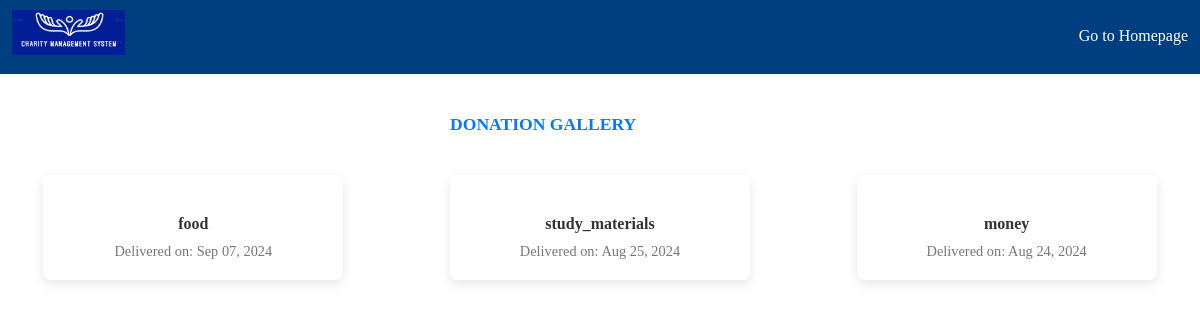
The page /gallery/ on the database as committed earlier.
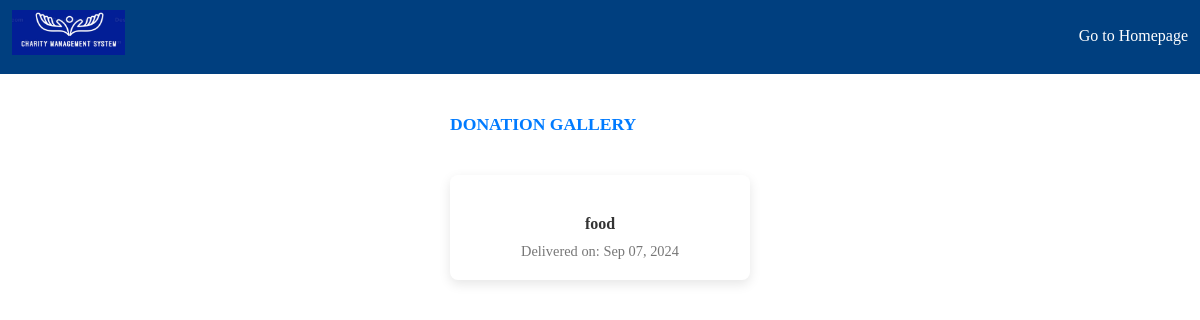
The same page on the database as committed later.
### donor_management/models.py (models this page shows, shortened)
class Donation_Gallery(models.Model):
    donation = models.ForeignKey(Donation, on_delete=models.CASCADE)
    delivery_pic     = models.FileField(null=True)
    created_at = models.DateTimeField(auto_now_add=True)

class Donation(models.Model):
    STATUS_CHOICES = [
        ('success', 'Success'),
        ('pending', 'Pending'),
        ('failed', 'Failed')
    ]
    campaign = models.ForeignKey(Campaign, on_delete=models.CASCADE, null=True)
    donor = models.ForeignKey(Donor, on_delete=models.CASCADE)
    donation_name = models.CharField(max_length=300, null=True)
    donation_pic = models.FileField(null=True)
    amount = models.CharField(max_length=30, null=True)
    collection_loc = models.CharField(max_length=300, null=True)
    description = models.CharField(max_length=500, null=True)
    status = models.CharField(max_length=20, choices=STATUS_CHOICES, default='pending')
    admin_remarks = models.CharField(max_length=500, null=True)
    volunteer = models.ForeignKey(Volunteer, on_delete=models.CASCADE, null=True)
    volunteer_remarks = models.CharField(max_length=500, null=True)
    donation_area = models.ForeignKey(DonationArea, on_delete=models.CASCADE, null=True)
    donation_date = models.DateTimeField(auto_now_add=True)
    created_at = models.DateTimeField(auto_now_add=True)
    updated_at = models.DateTimeField(auto_now=True)
    user = models.ForeignKey('auth.User', null=True, blank=True, on_delete=models.SET_NULL)

### Charity_Project/views.py (the view)
# urls.py: path('gallery/', donation_gallery, name='donation_gallery'),
def donation_gallery(request):
    gallery_items = Donation_Gallery.objects.all().order_by('-created_at')
    return render(request, 'gallery.html', {'gallery_items': gallery_items})

### Charity_Project/templates/gallery.html (shortened to what this page needs)
{% include 'navbar.html' %}
<div class="container mt-5">
    <h2 class="text-center">Donation Gallery</h2>
    <div class="gallery-container mt-4">
        {% for item in gallery_items %}
        <div class="gallery-item">
            <h4 class="mt-3">{{ item.donation.donation_name }}</h4>
            <p>Delivered on: {{ item.created_at|date:"M d, Y" }}</p>
        </div>
        {% empty %}
        <p class="text-center">No work history available at the moment.</p>
        {% endfor %}
    </div>
</div>

Rows that differ between the two databases and show on the page:
removed Donation_Gallery: donation.donation_name "study_materials", created_at "Aug 25, 2024"
removed Donation_Gallery: donation.donation_name "money", created_at "Aug 24, 2024"
